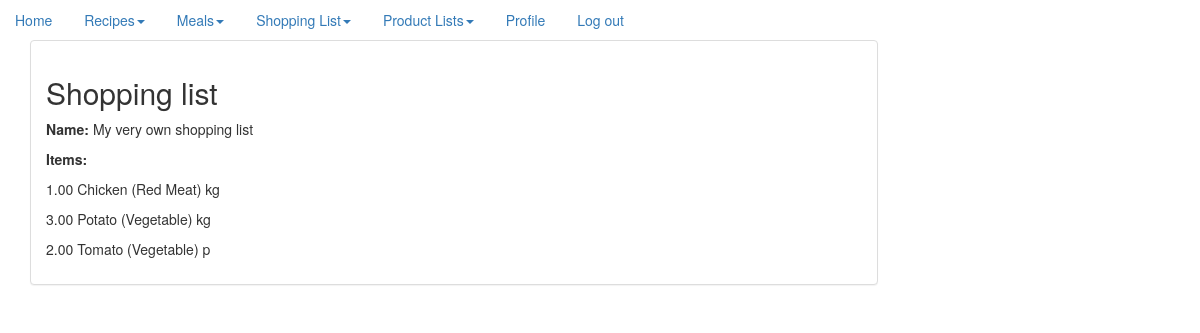
The page /shopping_list/11/ (signed in) on the database its author committed.
### recipe/models.py (models this page shows, shortened)
class ShoppingList(models.Model):
    name = models.CharField(max_length=200)
    user = models.ForeignKey(User, on_delete=models.CASCADE)
    items = models.ManyToManyField(Ingredient)
    card = models.CharField(max_length=1024, blank=True)
    class Meta:
        ordering = ["-id"]

class Ingredient(models.Model):
    product = models.ForeignKey(Product)
    quantity = models.DecimalField(max_digits=5, decimal_places=2)
    unit = models.ForeignKey(Unit)
    calories = models.IntegerField(blank=True)
    dietLabels = models.CharField(max_length=1000, blank=True)
    healthLabels = models.CharField(max_length=1000, blank=True)

class Product(models.Model):
    name = models.CharField(max_length=100)
    category = models.ForeignKey(Category)
    def __str__(self):
        return str(self.name)

class Category(models.Model):
    name = models.CharField(max_length=20)
    def __str__(self):
        return self.name

class Unit(models.Model):
    full_name = models.CharField(max_length=20)
    abbreviation = models.CharField(max_length=20)
    def __str__(self):
        return str(self.abbreviation)

### website/views.py (the view)
# urls.py: url(r'^shopping_list/(?P<pk>\d+)/$', show_shopping_list),
@login_required
def show_shopping_list(request, **kwargs):
    pk = int(kwargs.get('pk', None))
    try:
        list = ShoppingList.objects.get(id=pk)
        items = list.items.all()
        name = "Shopping list"
        return render_to_response('list.html', locals(), RequestContext(request))
    except:
        return HttpResponse(status=404)

### templates/list.html
{% extends "base.html" %}
{% block content %}
    <h2>{{ name }}</h2>
    <p><b>Name:</b> {{ list.name }}</p>
    <p><b>Items: </b></p>
    {% for item in items %}
        <p> {{ item.quantity }} {{ item.product }} ({{ item.product.category }}) {{ item.unit }}</p>
    {% endfor %}
{% endblock %}

### rows shown on the page
ShoppingList: name "My very own shopping list"
Ingredient: quantity "1.00", product "Chicken", product.category "Red Meat", unit "kg"
Ingredient: quantity "3.00", product "Potato", product.category "Vegetable", unit "kg"
Ingredient: quantity "2.00", product "Tomato", product.category "Vegetable", unit "p"

### other values the page prints
{{ name }} "Shopping list"
